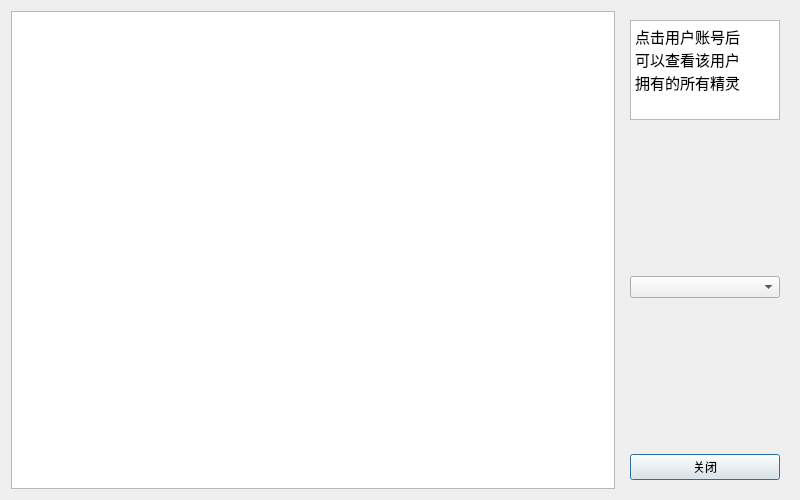
<?xml version="1.0" encoding="UTF-8"?>
<ui version="4.0">
 <class>PlayerListDialog</class>
 <widget class="QDialog" name="PlayerListDialog">
  <property name="geometry">
   <rect>
    <x>0</x>
    <y>0</y>
    <width>800</width>
    <height>500</height>
   </rect>
  </property>
  <property name="windowTitle">
   <string>Dialog</string>
  </property>
  <layout class="QGridLayout" name="gridLayout_2">
   <item row="0" column="0">
    <widget class="QTableView" name="tableView"/>
   </item>
   <item row="0" column="1">
    <widget class="QWidget" name="widget" native="true">
     <layout class="QGridLayout" name="gridLayout">
      <item row="4" column="0">
       <widget class="QPushButton" name="pushButton">
        <property name="text">
         <string>关闭</string>
        </property>
       </widget>
      </item>
      <item row="0" column="0">
       <widget class="QTextEdit" name="textEdit">
        <property name="sizePolicy">
         <sizepolicy hsizetype="Preferred" vsizetype="Preferred">
          <horstretch>0</horstretch>
          <verstretch>0</verstretch>
         </sizepolicy>
        </property>
        <property name="maximumSize">
         <size>
          <width>150</width>
          <height>100</height>
         </size>
        </property>
        <property name="html">
         <string>&lt;!DOCTYPE HTML PUBLIC &quot;-//W3C//DTD HTML 4.0//EN&quot; &quot;http://www.w3.org/TR/REC-html40/strict.dtd&quot;&gt;
&lt;html&gt;&lt;head&gt;&lt;meta name=&quot;qrichtext&quot; content=&quot;1&quot; /&gt;&lt;style type=&quot;text/css&quot;&gt;
p, li { white-space: pre-wrap; }
&lt;/style&gt;&lt;/head&gt;&lt;body style=&quot; font-family:'SimSun'; font-size:9.07563pt; font-weight:400; font-style:normal;&quot;&gt;
&lt;p style=&quot; margin-top:0px; margin-bottom:0px; margin-left:0px; margin-right:0px; -qt-block-indent:0; text-indent:0px;&quot;&gt;&lt;span style=&quot; font-size:11pt;&quot;&gt;点击用户账号后&lt;/span&gt;&lt;/p&gt;
&lt;p style=&quot; margin-top:0px; margin-bottom:0px; margin-left:0px; margin-right:0px; -qt-block-indent:0; text-indent:0px;&quot;&gt;&lt;span style=&quot; font-size:11pt;&quot;&gt;可以查看该用户&lt;/span&gt;&lt;/p&gt;
&lt;p style=&quot; margin-top:0px; margin-bottom:0px; margin-left:0px; margin-right:0px; -qt-block-indent:0; text-indent:0px;&quot;&gt;&lt;span style=&quot; font-size:11pt;&quot;&gt;拥有的所有精灵&lt;/span&gt;&lt;/p&gt;&lt;/body&gt;&lt;/html&gt;</string>
        </property>
       </widget>
      </item>
      <item row="2" column="0">
       <widget class="QComboBox" name="comboBox"/>
      </item>
      <item row="1" column="0">
       <spacer name="verticalSpacer">
        <property name="orientation">
         <enum>Qt::Vertical</enum>
        </property>
        <property name="sizeHint" stdset="0">
         <size>
          <width>20</width>
          <height>40</height>
         </size>
        </property>
       </spacer>
      </item>
      <item row="3" column="0">
       <spacer name="verticalSpacer_2">
        <property name="orientation">
         <enum>Qt::Vertical</enum>
        </property>
        <property name="sizeHint" stdset="0">
         <size>
          <width>20</width>
          <height>40</height>
         </size>
        </property>
       </spacer>
      </item>
     </layout>
    </widget>
   </item>
  </layout>
 </widget>
 <resources/>
 <connections/>
</ui>
